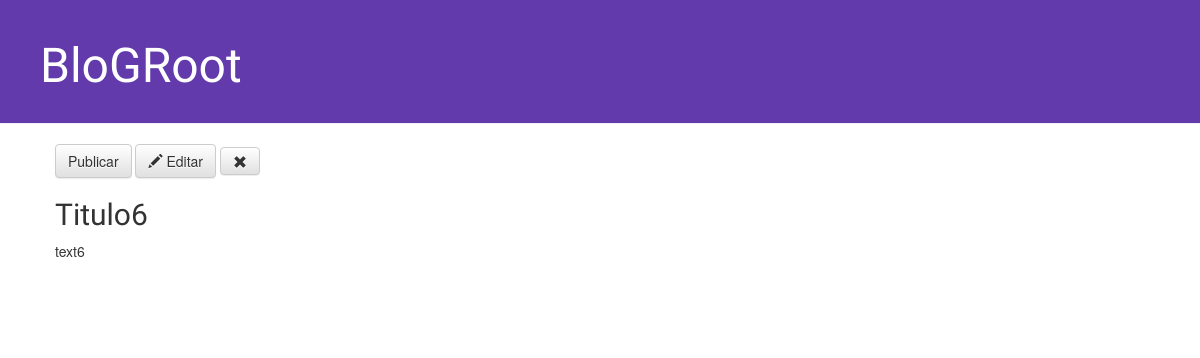
Before: /post/6 with the older database file.
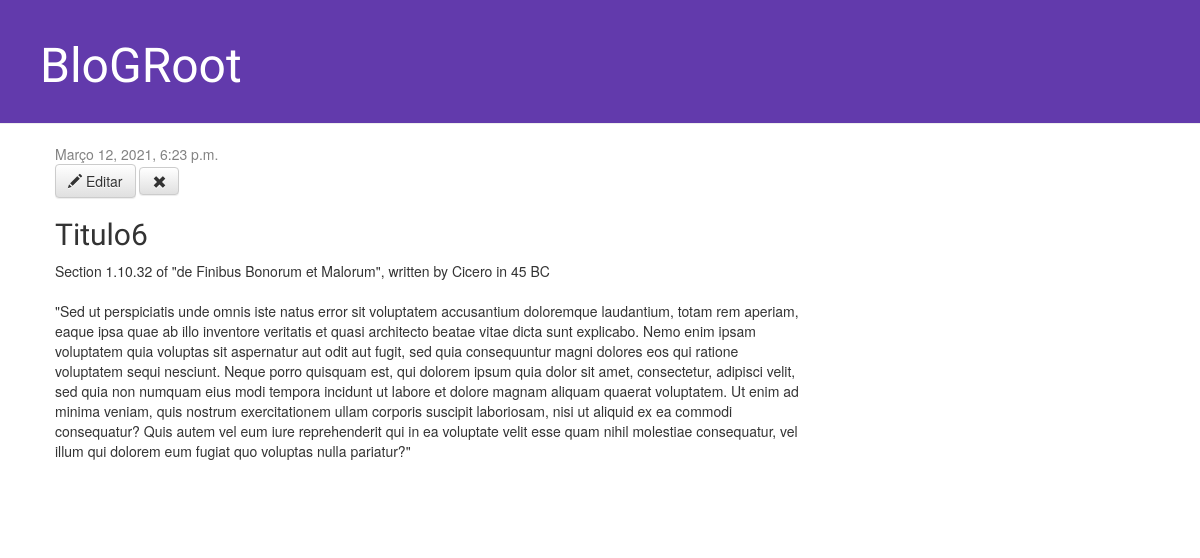
After: the same page with the newer database file.
### blog/models.py (models this page shows, shortened)
class Post(models.Model):
    autor = models.ForeignKey(
        settings.AUTH_USER_MODEL, on_delete=models.CASCADE
        )
    titulo = models.CharField(max_length=200)
    texto = models.TextField()
    data_criacao = models.DateTimeField(default=timezone.now)
    data_publicacao = models.DateTimeField(blank=True, null=True)

### blog/views.py (the view)
# urls.py: path('post/<int:pk>', views.post_detail, name='post_detail'),
def post_detail(request, pk):
    post = get_object_or_404(Post, pk=pk)
    return render(request, 'blog/post_detail.html', {'post': post})

### blog/templates/blog/post_detail.html
{% extends 'blog/base.html' %}
{% block content %}
<div class="post">
    {% if post.data_publicacao %}
    <div class="date">
        {{ post.data_publicacao }}
    </div>
    {% else %}
    <a class="btn btn-default" href="{% url 'blog:post_publish' pk=post.pk %}">Publicar</a>
    {% endif %}
    <a class="btn btn-default" href="{% url 'blog:post_edit' pk=post.pk %}"><span class="glyphicon glyphicon-pencil"></span> Editar</a>
    <a class="btn btn-default" href="{% url 'blog:post_remove' pk=post.pk %}"><span class="glyphicon glyphicon-remove"></span></a>
    <h2>{{ post.titulo }}</h2>
    <p>{{ post.texto | linebreaksbr }}</p>
</div>
{% endblock %}

Changed rows visible on the page:
changed Post "Titulo6": data_publicacao (not shown) → "Março 12, 2021, 6:23 p.m."; texto "text6" → "Section 1.10.32 of \"de Finibus Bonorum et Malorum\", written by Cicero in 45 BC \"Sed ut perspiciatis unde omnis iste natus error sit voluptatem accusantium doloremque laudantium, totam rem aperiam, eaque ipsa quae ab illo inventore veritatis et quasi architecto beatae vitae dicta sunt explicabo. Nemo enim ipsam voluptatem quia voluptas sit aspernatur aut odit aut fugit, sed quia consequuntur magni dolores eos qui ratione voluptatem sequi nesciunt. Neque porro quisquam est, qui dolorem ipsum quia dolor sit amet, consectetur, adipisci velit, sed quia non numquam eius modi tempora incidunt ut labore et dolore magnam aliquam quaerat voluptatem. Ut enim ad minima veniam, quis nostrum…"
Other visible differences:
text no longer shown: "Publicar"
